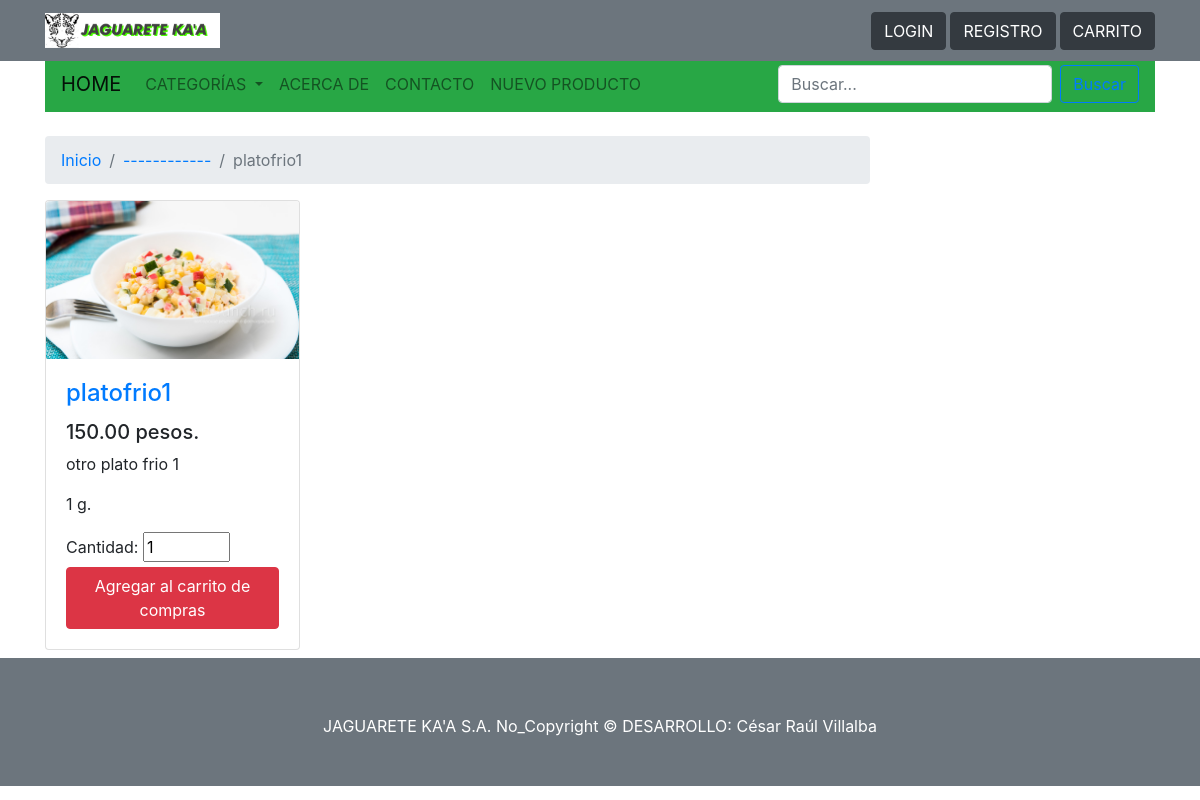
Screenshot of /product/7/platofrio1 with the database file from the repository.
### product/models.py (models this page shows, shortened)
class Product(models.Model):
    STATUS = (
        ('True', 'True'),
        ('False', 'False'),
    )
    category = models.ForeignKey(Category, on_delete=models.CASCADE) #many to one relation with Category
    title = models.CharField(verbose_name='Nombre', max_length=150)
    keywords = models.CharField(verbose_name='Contraseña', max_length=255)
    description = models.TextField(verbose_name='Descripción',max_length=255)
    weight = models.PositiveIntegerField(verbose_name='Peso', default=0)
    image=models.ImageField(verbose_name='Imagen', upload_to='images/',null=False)
    price = models.DecimalField(verbose_name='Precio',max_digits=12, decimal_places=2,default=0)
    slug = models.SlugField(null=False, unique=True)
    status=models.CharField(verbose_name='Estado',max_length=10,choices=STATUS)
    create_at=models.DateTimeField(auto_now_add=True)
    update_at=models.DateTimeField(auto_now=True)
    class Meta:
        verbose_name='Producto'
        verbose_name_plural = "Productos"

class Category(MPTTModel):
    STATUS = (
        ('True', 'True'),
        ('False', 'False'),
    )
    parent = TreeForeignKey('self',blank=True, null=True ,related_name='children', on_delete=models.CASCADE)
    title = models.CharField(verbose_name='Nombre', max_length=50)
    keywords = models.CharField(verbose_name='Contraseña',max_length=255)
    description = models.TextField(verbose_name='Descripción', max_length=255)
    image=models.ImageField(verbose_name='Imagen', blank=True,upload_to='images/')
    status=models.CharField(verbose_name='Estado',max_length=10, choices=STATUS)
    slug = models.SlugField(null=False, unique=True)
    create_at=models.DateTimeField(auto_now_add=True)
    update_at=models.DateTimeField(auto_now=True)
    class MPTTMeta:
        order_insertion_by = ['title']
    class Meta:
        verbose_name='Categoría'
        verbose_name_plural = "Categorías"

### home/views.py (the view)
# urls.py: path('product/<int:id>/<slug:slug>', views.product_datail, name='product_datail'),
def product_datail(request,id,slug):
    category = Category.objects.all()
    product = Product.objects.get(pk=id)
    context={'product':product,'category':category}
    return render(request,'home/product_datail.html', context)

### home/templates/home/product_datail.html (shortened to what this page needs)
{% extends 'home/base.html'%}
{%block content%}
<nav aria-label="breadcrumb" class="mt-3">
    <ol class="breadcrumb">
      <li class="breadcrumb-item"><a href="{% url 'home' %}">Inicio</a></li>
      <li class="breadcrumb-item"><a href="/category/{{product.category.id}}/{{product.category.slug}}">{{product.category.title}}</a></li>
      <li class="breadcrumb-item active" aria-current="page">{{ product.title}}</li>
    </ol>
  </nav>
<div class="row mt-3">
      <div class="col-lg-4 col-md-6 mb-2">
        <div class="card h-100">
          <a href="#"></a><img class="card-img-top" style="" width=50px src="{{product.image.url}}" alt=""></a>
          <div class="card-body">
            <h4 class="card-title">
              <a href="#">{{product.title}}</a>
            </h4>
            <h5>{{product.price}} рesos.</h5>
            <p class="card-text">{{product.description}}</p>
            <p>{{product.weight}} g.</p>
            <form action="/order/addtoshopcart/{{product.id}}" method="POST">
              <div class="product-btn">
                <div class="qty-input">
                  <span class="tex-uppercase">Cantidad:</span>
                  <input style="margin-bottom: 5px;" type="number" name="quantity" type="number" value="1" min="1" max="10">
                  <button type="submit" class="btn btn-danger">Agregar al carrito de compras</button>
               </div>
              </div>
            </form>
          </div>
        </div>
      </div>
    </div>
{%endblock%}

### static/home/css/shop-homepage.css (style rules this page uses)
body { padding-top: 56px; }

### rows the page displays
Product: category "------------", title "platofrio1", image (picture), price "150.00", description "otro plato frio 1", weight "1"
